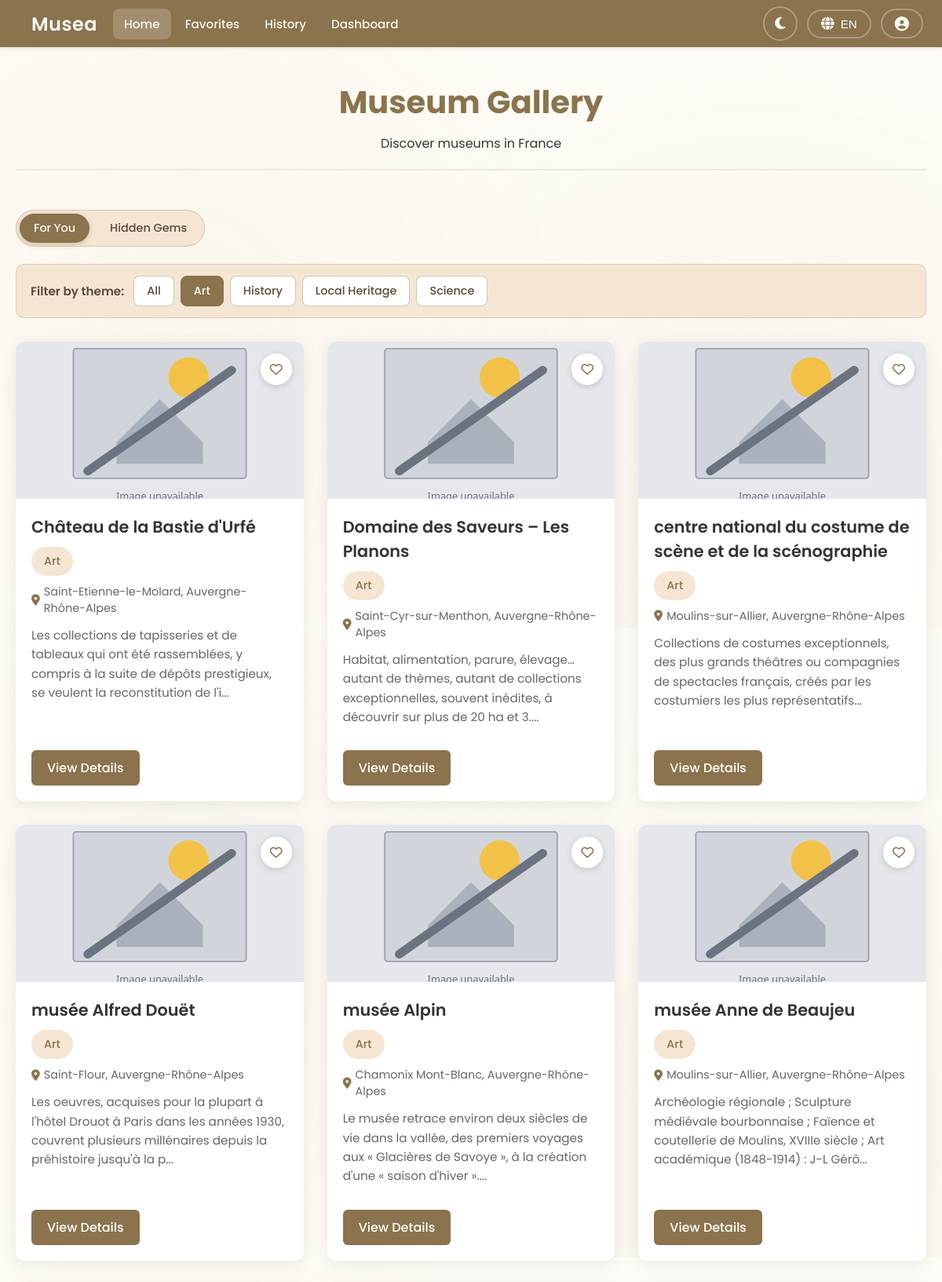
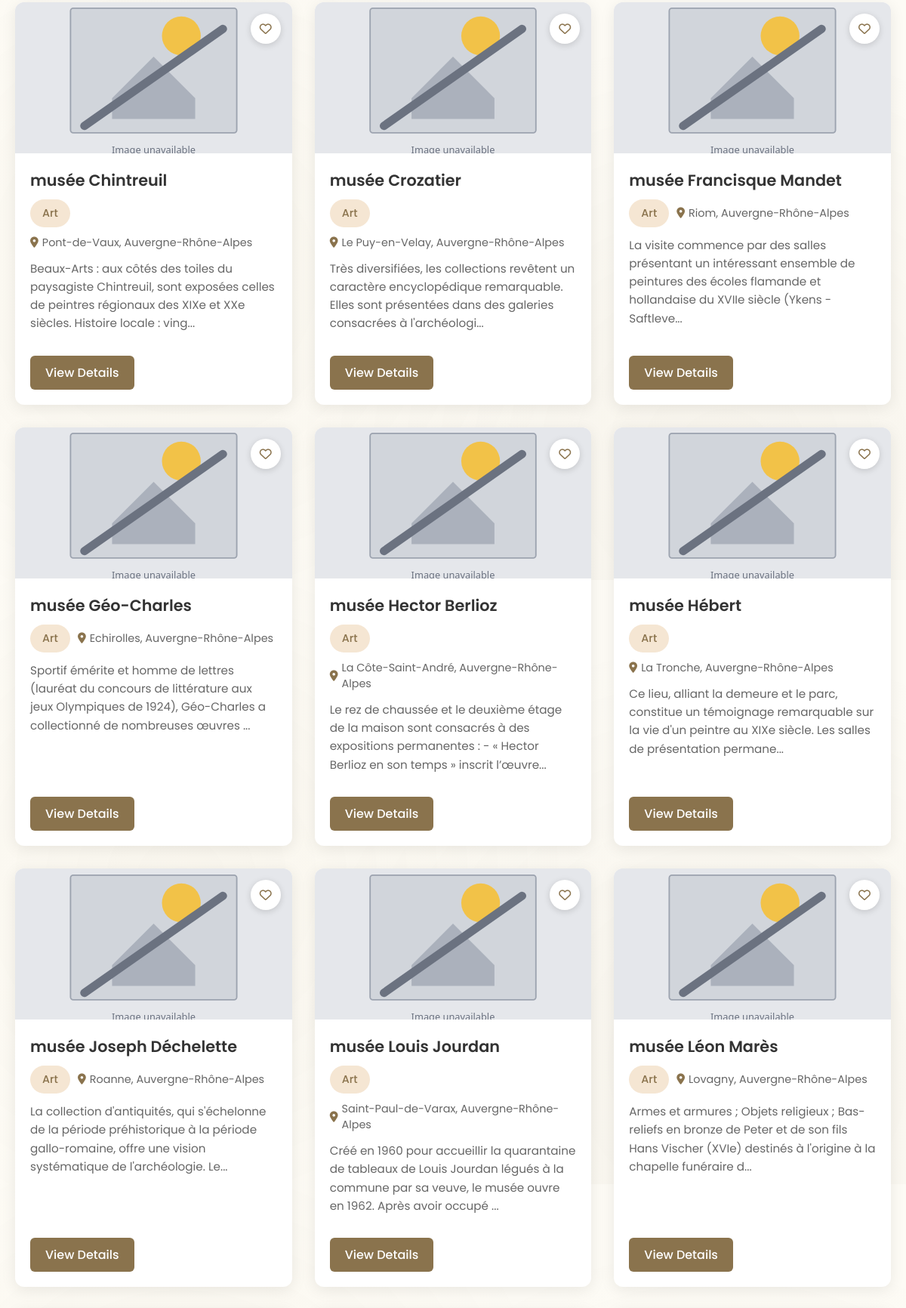
Screenshot of /museum_gallery?theme=Art (upper part) with the database file from the repository (2 pictures, top to bottom).
### tables this page shows
CREATE TABLE museums (
    id INTEGER PRIMARY KEY AUTOINCREMENT,
    identifiant TEXT UNIQUE,
    name TEXT NOT NULL,
    region TEXT,
    theme TEXT,
    latitude REAL,
    longitude REAL,
    popularity_score INTEGER DEFAULT 0,
    location TEXT,
    description TEXT,
    created_at TIMESTAMP DEFAULT CURRENT_TIMESTAMP
, website TEXT, image_url TEXT, thumbs_up INTEGER DEFAULT 0, thumbs_down INTEGER DEFAULT 0);

### app.py (the view, shortened to what this page needs)
@app.route('/museum_gallery')
def museum_gallery():
    theme_param = (request.args.get('theme') or '').strip()
    current_tab = (request.args.get('tab') or 'for_you').strip().lower()
    show_all = (request.args.get('show_all') or '').strip() == '1'
    user_id = session.get('user_id')
    user_profile = db_manager.get_user_profile(user_id) if user_id else None
    context = detect_context(request)
    active_settings = get_active_settings(
        user_profile=dict(user_profile) if user_profile else None,
        context=context
    )
    max_results = active_settings['max_results']
    short_session = context.get('time_available', 60) <= 15
    if theme_param:
        museums = db_manager.get_museums_by_theme(theme_param)
    elif current_tab == 'hidden':
        hidden_limit = max_results
        if short_session or show_all:
            hidden_limit = max(hidden_limit, 100)
        museums = db_manager.get_hidden_gems(user_id=user_id, max_results=hidden_limit)
    else:
        museums = sorted(
            db_manager.get_all_museums(),
            key=lambda m: (-(m.get('popularity_score') or 0), (m.get('name') or "")),
        )
    if user_id:
        museums = db_manager._annotate_and_filter_by_distance(user_id, museums, max_km=50.0)
    has_more = False
    if short_session and not show_all:
        limited = museums[:max_results]
        has_more = len(museums) > len(limited)
    else:
        limited = museums
    see_more_url = None
    available_themes = db_manager.get_distinct_themes()
    adaptation_log = get_adaptation_log_message(active_settings)
    return render_template(
        'museum_gallery.html',
        museums=limited,
        settings=active_settings,
        adaptation_log=adaptation_log,
        available_themes=available_themes,
        current_theme=theme_param or None,
        current_tab=current_tab,
        has_more=has_more,
        see_more_url=see_more_url,
    )

### adaptation.py (called while the page is built, shortened)
def get_adaptation_log_message(settings):
    if not settings.get('adaptation_reasons'):
        return None  # Don't show log if no adaptations

def detect_context(request):
    context = {
        'device': 'desktop',
        'connection_quality': 'good',
        'time_available': session.get('time_available_minutes', 60)  # Default to 60 minutes
    }
    user_agent = request.headers.get('User-Agent', '').lower()
    if 'mobile' in user_agent or 'android' in user_agent or 'iphone' in user_agent:
        context['device'] = 'mobile'
    elif 'tablet' in user_agent or 'ipad' in user_agent:
        context['device'] = 'tablet'
    connection_quality = request.args.get('connection_quality') or 'good'
    context['connection_quality'] = connection_quality
    time_available = request.args.get('time_available')
    if time_available:
        try:
            context['time_available'] = int(time_available)
        except ValueError:
            pass
    return context

### app.py (called while the page is built)
@app.template_filter('museum_image_url')
def museum_image_url(museum):
    if not museum:
        return url_for('static', filename='placeholder.svg')
    img = (museum.get('image_url') or '').strip()
    if img:
        return img
    theme = (museum.get('theme') or '').strip()
    defaults = {
        'Art': 'https://images.unsplash.com/photo-1536924940846-227afb31e2a5?w=640',
        'History': 'https://images.unsplash.com/photo-1457369804613-52c61a468e7d?w=640',
        'Science': 'https://images.unsplash.com/photo-1635070041078-e363dbe005cb?w=640',
        'Local Heritage': 'https://images.unsplash.com/photo-1578662996442-48f60103fc96?w=640',
    }
    return defaults.get(theme) or url_for('static', filename='placeholder.svg')

@app.context_processor
def inject_logged_in():
    return {'logged_in': bool(session.get('user_id'))}

### db_manager.py (called while the page is built)
def _conn():
    c = sqlite3.connect(DB_PATH)
    c.row_factory = sqlite3.Row
    return c

def get_all_museums() -> List[Dict[str, Any]]:
    conn = _conn()
    try:
        try:
            conn.execute("ALTER TABLE museums ADD COLUMN image_url TEXT")
            conn.commit()
        except sqlite3.OperationalError:
            pass
        rows = conn.execute(
            "SELECT id, identifiant, name, region, theme, latitude, longitude, popularity_score, location, description, COALESCE(image_url, '') AS image_url FROM museums ORDER BY name"
        ).fetchall()
        return [_museum_row_to_dict(r) for r in rows]
    finally:
        conn.close()

### templates/museum_gallery.html (shortened to what this page needs)
<!DOCTYPE html>
<html lang="en">
<head>
    <link rel="stylesheet" href="https://cdnjs.cloudflare.com/ajax/libs/font-awesome/6.4.0/css/all.min.css">
    <link rel="stylesheet" href="{{ url_for('static', filename='style.css') }}">
</head>
<body data-logged-in="{{ 'true' if logged_in else 'false' }}">
    <div class="top-bar">
        <div class="top-bar-left">
            <a href="{{ url_for('museum_gallery') }}" style="text-decoration: none; color: inherit;">
                <div class="logo-container" style="cursor: pointer;">
                    <span class="logo-text">Musea</span>
                </div>
            </a>
            <nav class="main-nav">
            <a href="{{ url_for('museum_gallery') }}" class="nav-item active" data-en="Home" data-fr="Accueil">Home</a>
            <a href="{{ url_for('favorites') }}" class="nav-item" data-en="Favorites" data-fr="Favoris">Favorites</a>
            <a href="{{ url_for('history') }}" class="nav-item" data-en="History" data-fr="Historique">History</a>
            <a href="{{ url_for('view_user_profile') }}" class="nav-item" data-en="Dashboard" data-fr="Tableau de bord">Dashboard</a>
            </nav>
        </div>
        <div class="top-bar-right">
            <button class="dark-mode-btn" id="darkModeBtn" aria-label="Switch to dark mode" title="Dark mode">
                <i class="fas fa-moon"></i>
            </button>
            <div class="language-switcher">
                <button class="language-btn" id="languageBtn" aria-label="Change language">
                    <i class="fas fa-globe"></i>
                    <span id="currentLang">EN</span>
                </button>
            </div>
            <div class="profile-switcher">
                <button class="profile-btn" id="profileBtn" aria-label="Profile menu">
                    <i class="fas fa-user-circle"></i>
                </button>
            </div>
        </div>
    </div>
    <div class="container">
        <div class="gallery-header">
            <h1 data-en="Museum Gallery" data-fr="Galerie des musées">Museum Gallery</h1>
            <p data-en="Discover museums in France" data-fr="Découvrez les musées en France">Discover museums in France</p>
        </div>
        <div class="discovery-tabs">
            <a href="{{ url_for('museum_gallery') }}"
               class="discovery-tab {% if (current_tab or 'for_you') != 'hidden' %}active{% endif %}"
               data-en="For You"
               data-fr="Pour vous">
            </a>
            <a href="{{ url_for('museum_gallery', tab='hidden') }}"
               class="discovery-tab {% if current_tab == 'hidden' %}active{% endif %}"
               data-en="Hidden Gems"
               data-fr="Pépites cachées">
            </a>
        </div>
        {% if available_themes %}
        <div class="theme-filter-bar">
            <span class="theme-filter-label" data-en="Filter by theme:" data-fr="Filtrer par thème :">Filter by theme:</span>
            <div class="theme-filter-buttons">
                <a href="{{ url_for('museum_gallery') }}" class="theme-filter-btn {% if not current_theme %}active{% endif %}" data-en="All" data-fr="Tous">All</a>
                {% for theme in available_themes %}
                <a href="{{ url_for('museum_gallery', theme=theme) }}" class="theme-filter-btn {% if current_theme == theme %}active{% endif %}">{{ theme }}</a>
                {% endfor %}
            </div>
        </div>
        {% endif %}
        <div class="museum-gallery {% if settings.layout == 'list' %}museum-gallery-list{% endif %}">
            {% for museum in museums %}
            <div class="museum-card" data-museum-id="{{ museum.id }}">
                {% if settings.show_images %}
                <div class="museum-card-image">
                    <img src="{{ museum | museum_image_url }}"
                         alt="{{ museum.name }}"
                         onerror="this.onerror=null; this.src='{{ url_for('static', filename='placeholder.svg') }}';">
                    <button class="favorite-btn" data-action="favorite" data-museum-id="{{ museum.id }}" aria-label="Add to favorites">
                        <i class="far fa-heart"></i>
                    </button>
                </div>
                {% endif %}
                <div class="museum-card-content">
                    <h3>{{ museum.name }}</h3>
                    <div class="museum-card-theme-location">
                        {% if museum.theme %}
                        <span class="museum-theme" data-theme="{{ museum.theme }}">{{ museum.theme }}</span>
                        {% endif %}
                        <p class="museum-location">
                            <i class="fas fa-map-marker-alt"></i> {{ museum.location }}
                        </p>
                    </div>
                    <p class="museum-description">
                        {% if settings.description_length == 'short' %}
                            {{ museum.description[:80] }}...
                        {% else %}
                            {{ museum.description[:150] }}...
                        {% endif %}
                    </p>
                    <div class="museum-card-actions">
                        <a href="{{ url_for('museum_detail', museum_id=museum.id) }}"
                           class="view-details-btn"
                           data-action="view-details"
                           data-museum-id="{{ museum.id }}"
                           data-en="View Details"
                           data-fr="Voir les détails">
                        </a>
                    </div>
                </div>
            </div>
            {% endfor %}
        </div>
    </div>
</body>
</html>

### rows the page displays
museums: theme "Art", name "Château de la Bastie d'Urfé", location "Saint-Etienne-le-Molard, Auvergne-Rhône-Alpes", description "Les collections de tapisseries et de tableaux qui ont été rassemblées, y compris à la suite de dépôts prestigieux, se veulent la reconstitution de l'i"
museums: theme "History"
museums: theme "Local Heritage"
museums: theme "Science"
museums: name "Domaine des Saveurs – Les Planons", theme "Art", location "Saint-Cyr-sur-Menthon, Auvergne-Rhône-Alpes", description "Habitat, alimentation, parure, élevage… autant de thèmes, autant de collections exceptionnelles, souvent inédites, à découvrir sur plus de 20 ha et 3."
museums: name "centre national du costume de scène et de la scénographie", theme "Art", location "Moulins-sur-Allier, Auvergne-Rhône-Alpes", description "Collections de costumes exceptionnels, des plus grands théâtres ou compagnies de spectacles français, créés par les costumiers les plus représentatifs"
museums: name "musée Alfred Douët", theme "Art", location "Saint-Flour, Auvergne-Rhône-Alpes", description "Les oeuvres, acquises pour la plupart à l'hôtel Drouot à Paris dans les années 1930, couvrent plusieurs millénaires depuis la préhistoire jusqu'à la p"
museums: name "musée Alpin", theme "Art", location "Chamonix Mont-Blanc, Auvergne-Rhône-Alpes", description "Le musée retrace environ deux siècles de vie dans la vallée, des premiers voyages aux « Glacières de Savoye », à la création d'une « saison d'hiver »."
museums: name "musée Anne de Beaujeu", theme "Art", location "Moulins-sur-Allier, Auvergne-Rhône-Alpes", description "Archéologie régionale ; Sculpture médiévale bourbonnaise ; Faïence et coutellerie de Moulins, XVIIIe siècle ; Art académique (1848-1914) : J-L Gérô"
museums: name "musée Chintreuil", theme "Art", location "Pont-de-Vaux, Auvergne-Rhône-Alpes", description "Beaux-Arts : aux côtés des toiles du paysagiste Chintreuil, sont exposées celles de peintres régionaux des XIXe et XXe siècles. Histoire locale : ving"
museums: name "musée Crozatier", theme "Art", location "Le Puy-en-Velay, Auvergne-Rhône-Alpes", description "Très diversifiées, les collections revêtent un caractère encyclopédique remarquable. Elles sont présentées dans des galeries consacrées à l'archéologi"
museums: name "musée Francisque Mandet", theme "Art", location "Riom, Auvergne-Rhône-Alpes", description "La visite commence par des salles présentant un intéressant ensemble de peintures des écoles flamande et hollandaise du XVIIe siècle (Ykens - Saftleve"
museums: name "musée Géo-Charles", theme "Art", location "Echirolles, Auvergne-Rhône-Alpes", description "Sportif émérite et homme de lettres (lauréat du concours de littérature aux jeux Olympiques de 1924), Géo-Charles a collectionné de nombreuses œuvres"
museums: name "musée Hector Berlioz", theme "Art", location "La Côte-Saint-André, Auvergne-Rhône-Alpes", description "Le rez de chaussée et le deuxième étage de la maison sont consacrés à des expositions permanentes : - « Hector Berlioz en son temps » inscrit l’œuvre"
museums: name "musée Hébert", theme "Art", location "La Tronche, Auvergne-Rhône-Alpes", description "Ce lieu, alliant la demeure et le parc, constitue un témoignage remarquable sur la vie d'un peintre au XIXe siècle. Les salles de présentation permane"
museums: name "musée Joseph Déchelette", theme "Art", location "Roanne, Auvergne-Rhône-Alpes", description "La collection d'antiquités, qui s'échelonne de la période préhistorique à la période gallo-romaine, offre une vision systématique de l'archéologie. Le"
museums: name "musée Louis Jourdan", theme "Art", location "Saint-Paul-de-Varax, Auvergne-Rhône-Alpes", description "Créé en 1960 pour accueillir la quarantaine de tableaux de Louis Jourdan légués à la commune par sa veuve, le musée ouvre en 1962. Après avoir occupé"
museums: name "musée Léon Marès", theme "Art", location "Lovagny, Auvergne-Rhône-Alpes", description "Armes et armures ; Objets religieux ; Bas-reliefs en bronze de Peter et de son fils Hans Vischer (XVIe) destinés à l'origine à la chapelle funéraire d"
